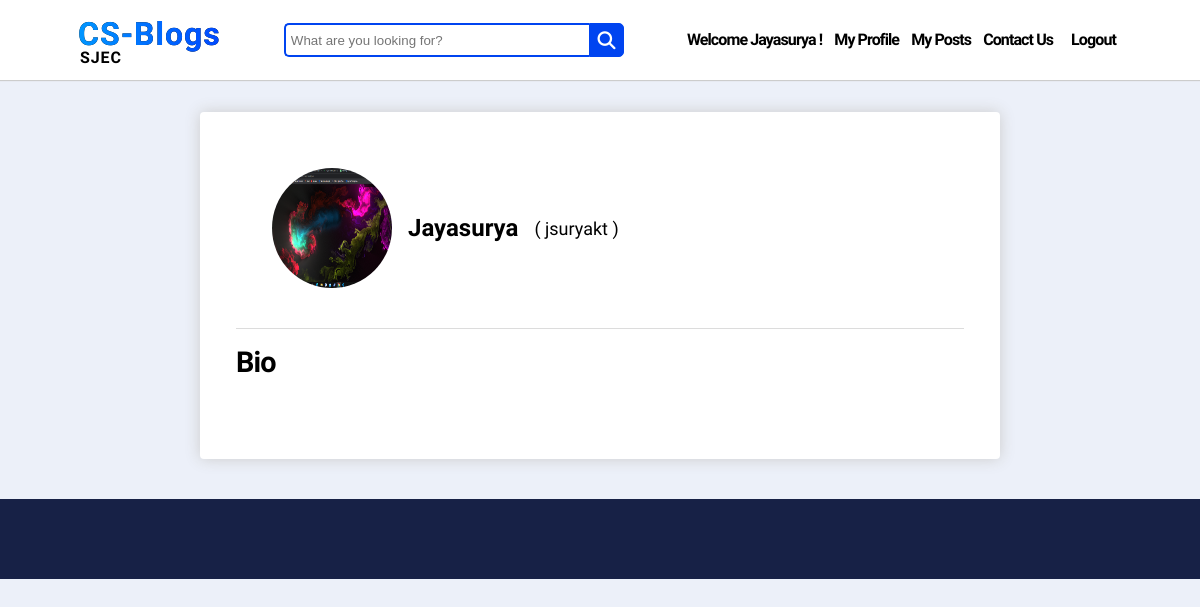
The page /accounts/u/jsuryakt (signed in) on the database as committed earlier.
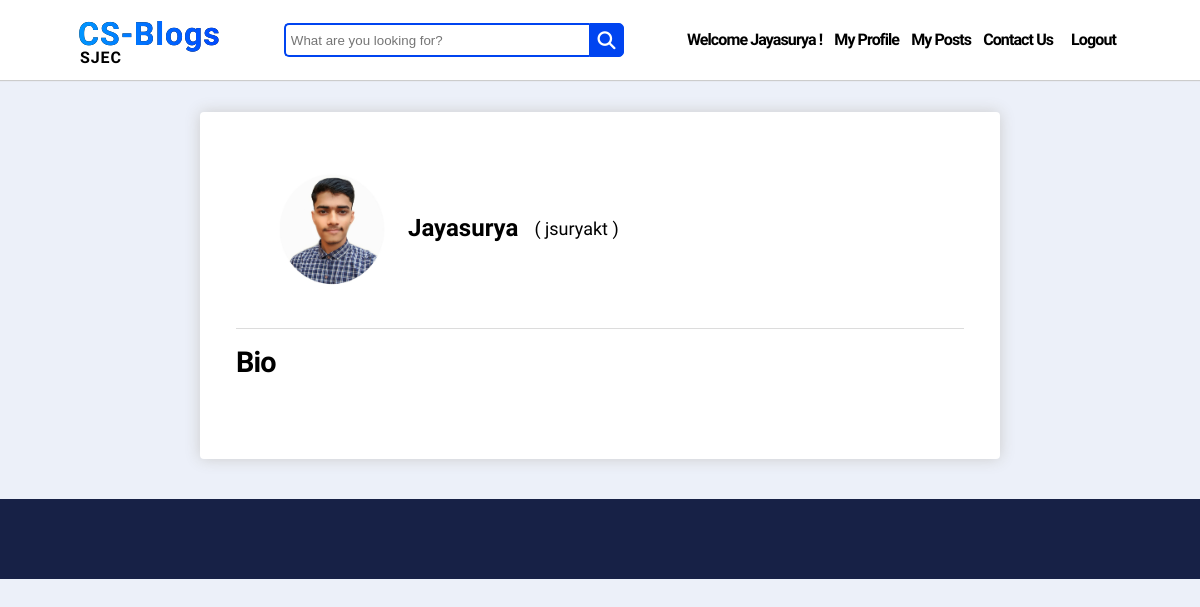
The same page on the database as committed later.
### account/models.py (models this page shows, shortened)
class MyUser(AbstractUser):
    email = models.EmailField(unique=True)
    slug = models.CharField(max_length=60, unique=True, blank=True)
    bio = models.CharField(max_length=500, blank=True)
    profile_image = models.ImageField(upload_to="account/profile_pic", default="profile-default.jpg", blank=True)
    is_author = models.BooleanField(default=True)
    full_name = models.CharField(max_length=100, default="fullnaam")
    first_name = None
    last_name = None
    REQUIRED_FIELDS = ['email', 'full_name']

### account/views.py (the view)
# urls.py: path('u/<slug:slug>', ProfileView.as_view(), name="profile-view"),
class ProfileView(DetailView):
    model = MyUser
    content_object_name = "user"
    template_name = "account/profile.html"

### account/templates/account/profile.html (shortened to what this page needs)
{% extends "blog/base.html" %}
{% load static %}
{% block extra_head %}
    <link href="{% static 'account/css/profile.css' %}" rel="stylesheet" type="text/css">
{% endblock %}
{% block content %}
<br>
<br>
<br>
<br>
    <div id="outer-wrapper">
        <div id="inner-wrapper">
            <div>
                <div id="basicinfosection">
                    <img src="{{ user.profile_image.url }}" alt="Profile Picture" id="profile-picture">
                    <h1 id="fullname">{{ user.full_name }}</h1>
                    <p id="username">( {{ user.username }} )</p>
                </div>
            </div>
            <div class="section-container">
                <h3>Bio</h3>
            </div>
        </div>
    </div>
{% endblock %}

### blog/templates/blog/base.html (shortened to what this page needs)
{% load static %}
<!DOCTYPE html>
<html>
  <head>
    <link
      href="{% static 'blog/css/base.css' %}"
      rel="stylesheet"
      type="text/css"
    />
    {% block extra_head %} {% endblock %}
  </head>
  <body>
    <div id="top-bar">
      <div class="logo-bar">
        <div class="logo">
          <a href="{% url 'index' %}" style="height: 40px">CS-Blogs</a>
        </div>
        <p style="margin-left: 2px">SJEC</p>
      </div>
      <form method="GET" action="{% url 'search' %}">
        <div class="search">
          <input
            type="text"
            name="query"
            class="searchTerm"
            placeholder="What are you looking for?"
          />
          <button type="submit" class="searchButton">
            <i class="fa fa-search"></i>
          </button>
        </div>
      </form>
      <div id="menu-items-container">
        {% if request.user.is_authenticated %}
        <p class="menu-item">Welcome {{ request.user.full_name }} !</p>
        <a href="{% url 'profile-update' request.user.slug %}" class="menu-item"
          >My Profile</a
        >
        {% if request.user.is_author == True %}
        <a href="{% url 'my-posts' %}" class="menu-item">My Posts</a>
        {% endif %}
        <a href="{% url 'contact-us' %}" class="menu-item">Contact Us</a>
        <form method="POST" action="{% url 'logout' %}">
          <button class="menu-item" id="logout">Logout</button>
        </form>
        {% else %}
        <a href="{% url 'contact-us' %}" class="menu-item">Contact Us</a>
        <a href="{% url 'login' %}" class="menu-item">Login</a>
        <a href="{% url 'signup' %}"><button id="signup-btn">Signup</button></a>
        {% endif %}
      </div>
    </div>
    {% block content %} {% endblock %}
    <div id="bottom-bar"></div>
  </body>
</html>

Rows that differ between the two databases and show on the page:
changed MyUser "Jayasurya": profile_image: picture removed, a placeholder shows
